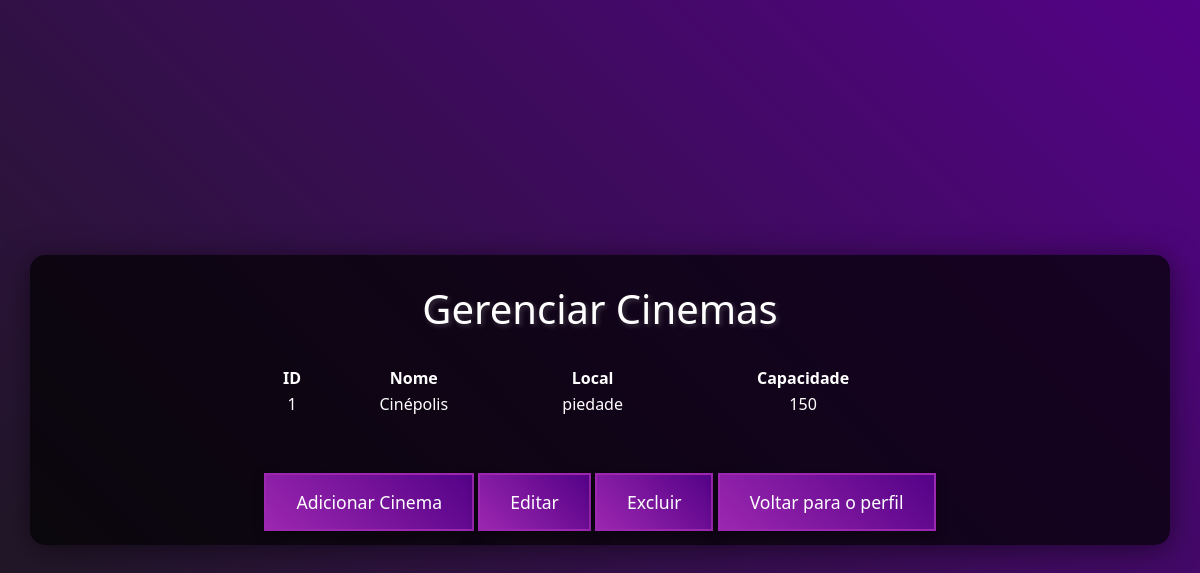
The app's page /gerenciar_cinemas (signed in) with its own data.
### cinema/models.py (models this page shows)
class Cinema(db.Model):
    id = db.Column(db.Integer, primary_key=True, autoincrement=True)
    nome = db.Column(db.String(100), nullable=False)
    local = db.Column(db.String(255), nullable=False)
    capacidade = db.Column(db.Integer, nullable=False)

### app.py (the view)
@app.route('/gerenciar_cinemas')
@login_required
@admin_required
def gerenciar_cinemas():
    cinema = Cinema.query.all()  # Busca todos os filmes cadastrados
    return render_template('cinemas.html', cinema=cinema)

### app.py (called while the page is built)
def admin_required(f):
    @wraps(f)
    def decorated_function(*args, **kwargs):
        if not current_user.is_authenticated:  # Verifica se o usuário está autenticado
            flash("Você precisa estar logado para acessar esta página.", "warning")
            return redirect(url_for('login'))  # Redireciona para login se não estiver logado
        if not current_user.is_admin:  # Verifica se o usuário é admin usando current_user
            flash("Acesso restrito para administradores.", "danger")
            return redirect(url_for('perfil'))  # Redireciona para a página do perfil do usuário
        return f(*args, **kwargs)
    return decorated_function

### cinema/__init__.py (called while the page is built)
def create_app():
    app = Flask(__name__, static_url_path='/static')
    app.secret_key = '17052008'
    project_dir = os.path.dirname(os.path.abspath(__file__))
    cinema_file = "sqlite:///{}".format(os.path.join(project_dir, "Cinema.db"))
    app.config["SQLALCHEMY_DATABASE_URI"] = cinema_file
    app.config["SQLALCHEMY_TRACK_MODIFICATIONS"] = False
    login_manager = LoginManager()
    login_manager.init_app(app)
    @login_manager.user_loader
    def load_user(user_id):
        from cinema.models import Usuario
        return Usuario.query.get(int(user_id))
    db.init_app(app)
    return app

### cinema/templates/cinemas.html (shortened to what this page needs)
<!DOCTYPE html>
<html lang="pt-br">
    <head>
        <link rel="stylesheet" type="text/css" href="{{ url_for('static', filename='css/listar_filmes.css') }}">
        <link href="https://cdn.jsdelivr.net/npm/bootstrap@5.3.3/dist/css/bootstrap.min.css" rel="stylesheet">
    </head>
    <body>
        <div class="container">
            <h1>Gerenciar Cinemas</h1>
            <br>
            <table class="cinema-table">
                <thead>
                    <tr>
                        <th>ID</th>
                        <th>Nome</th>
                        <th>Local</th>
                        <th>Capacidade</th>
                    </tr>
                </thead>
                <tbody>
                    {% for cinema in cinema %}
                        <tr>
                            <td>{{ cinema.id }}</td>
                            <td>{{ cinema.nome }}</td>
                            <td>{{ cinema.local }}</td>
                            <td>{{ cinema.capacidade }}</td>
                            <td></td>
                        </tr>
                    {% else %}
                        <tr>
                            <td colspan="5">Nenhum cinema cadastrado.</td>
                        </tr>
                    {% endfor %}
                </tbody>
            </table>
            <br><br><br>
            <a href="{{ url_for('adicionar_cinema') }}" class="button">Adicionar Cinema</a>
            <a href="{{ url_for('atualizar_cinema') }}" class="button">Editar</a>
            <a href="{{ url_for('deletar_cinema') }}" class="button" onclick="return confirm('Tem certeza que deseja excluir este cinema?');">Excluir</a>
            <a href="{{ url_for('perfil') }}" class="button">Voltar para o perfil</a>
        </div>
    </body>
</html>

### cinema/static/css/listar_filmes.css (style rules this page uses)
body { font-family:system-ui, -apple-system, BlinkMacSystemFont, 'Segoe UI', Roboto, Oxygen, Ubuntu, Cantarell, 'Open Sans', 'Helvetica Neue', sans-serif ; background: linear-gradient(45deg, #1a1a1a, #540287); color: #fff; margin: 0; padding: 0; display: flex; justify-content: center; align-items: center; height: 100vh; flex-direction: column; }
.container { text-align: center; padding: 30px; background: rgba(0, 0, 0, 0.7); border-radius: 15px; box-shadow: 0 4px 30px rgba(0, 0, 0, 0.5); }
h1 { color: white; font-size: 3em; margin-bottom: 20px; text-shadow: 2px 2px 5px rgba(181, 181, 181, 0.29); }
.button { background: linear-gradient(45deg, #9c27b0, #540287); color: white; padding: 15px 30px; text-decoration: none; font-size: 1.1em; box-shadow: 0 4px 10px rgba(0, 0, 0, 0.4); transition: all 0.3s ease; border-radius: 0; border: 2px solid #9c27b0; }

### cinema/templates/cinemas.html (style rules this page uses)
h1 { color: white; }
.cinema-table { align-self: center; color: white; margin: 0 auto; width: 60%; border: 1px white; }

### records on screen
Cinema: id "1", nome "Cinépolis", local "piedade", capacidade "150"
